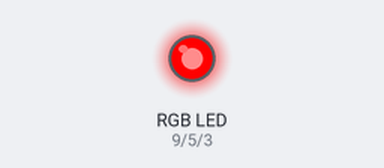
This sketch was run on a simulated Arduino Uno, built with avr-gcc and run on an emulated ATmega328P. Parts: an RGB LED mixed from three pins (HIGH = lit).

Above: at 0.5 s.
At 1.5 s:
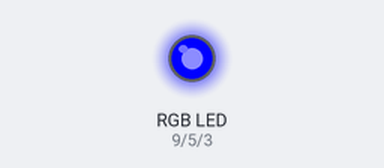
At 5.5 s:
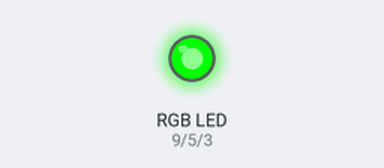
Timing chart, 0 to 6.9 s (numbered marks = the images above):
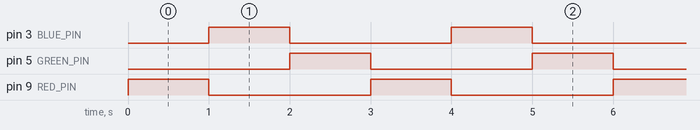

The sketch:

rgbled.ino
```cpp
#define BLUE_PIN 3
#define GREEN_PIN 5
#define RED_PIN 9

void setup() {
  // put your setup code here, to run once:
  //pin 3 = blue
  //pin 5 = green
  //pin 9 = red
  pinMode(RED_PIN, OUTPUT);
  pinMode(BLUE_PIN, OUTPUT);
  pinMode(GREEN_PIN, OUTPUT);

}

void loop() {
  // put your main code here, to run repeatedly:
  digitalWrite(RED_PIN, HIGH); //turn the LED on (HIGH id the voltage level)
  delay(1000);            //wait for a second
  digitalWrite(RED_PIN, LOW);  //turn the LED off
  digitalWrite(BLUE_PIN, HIGH);
  delay(1000);            //wait for a seond
  digitalWrite(BLUE_PIN, LOW);  //turn the LED off
  digitalWrite(GREEN_PIN, HIGH);
  delay(1000);
  digitalWrite(GREEN_PIN, LOW);
}
```

Measured:
- by itself, pin 3 (BLUE_PIN), pin 5 (GREEN_PIN), pin 9 (RED_PIN): alternates HIGH for 1.0 s and LOW for 2.0 s
- by itself, everything shown: repeats every 3.0 s, in 4 steps
